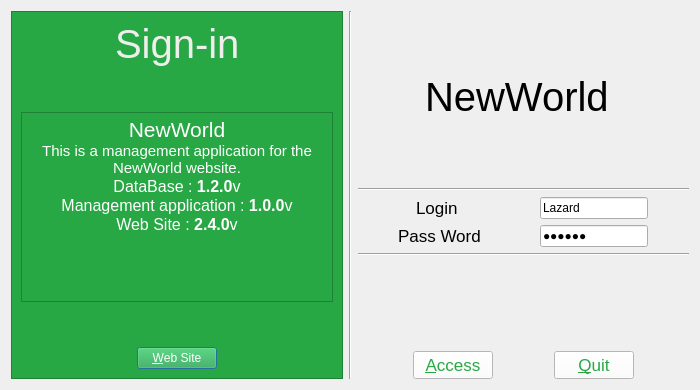
<?xml version="1.0" encoding="UTF-8"?>
<ui version="4.0">
 <class>DialogLogin</class>
 <widget class="QDialog" name="DialogLogin">
  <property name="geometry">
   <rect>
    <x>0</x>
    <y>0</y>
    <width>700</width>
    <height>390</height>
   </rect>
  </property>
  <property name="minimumSize">
   <size>
    <width>700</width>
    <height>390</height>
   </size>
  </property>
  <property name="maximumSize">
   <size>
    <width>700</width>
    <height>390</height>
   </size>
  </property>
  <property name="contextMenuPolicy">
   <enum>Qt::NoContextMenu</enum>
  </property>
  <property name="windowTitle">
   <string>Sign-in</string>
  </property>
  <layout class="QHBoxLayout" name="horizontalLayout_13">
   <item>
    <layout class="QHBoxLayout" name="horizontalLayout_11">
     <item>
      <widget class="QFrame" name="frame">
       <property name="styleSheet">
        <string notr="true">background-color: rgb(40, 167, 69);</string>
       </property>
       <property name="frameShape">
        <enum>QFrame::StyledPanel</enum>
       </property>
       <property name="frameShadow">
        <enum>QFrame::Raised</enum>
       </property>
       <layout class="QHBoxLayout" name="horizontalLayout_10">
        <item>
         <layout class="QVBoxLayout" name="verticalLayout_4">
          <item>
           <layout class="QHBoxLayout" name="horizontalLayout_8">
            <item>
             <spacer name="horizontalSpacer_11">
              <property name="orientation">
               <enum>Qt::Horizontal</enum>
              </property>
              <property name="sizeHint" stdset="0">
               <size>
                <width>40</width>
                <height>20</height>
               </size>
              </property>
             </spacer>
            </item>
            <item>
             <widget class="QLabel" name="label_3">
              <property name="font">
               <font>
                <pointsize>30</pointsize>
               </font>
              </property>
              <property name="styleSheet">
               <string notr="true">color: rgb(238, 238, 236);</string>
              </property>
              <property name="text">
               <string>Sign-in</string>
              </property>
             </widget>
            </item>
            <item>
             <spacer name="horizontalSpacer_12">
              <property name="orientation">
               <enum>Qt::Horizontal</enum>
              </property>
              <property name="sizeHint" stdset="0">
               <size>
                <width>40</width>
                <height>20</height>
               </size>
              </property>
             </spacer>
            </item>
           </layout>
          </item>
          <item>
           <spacer name="verticalSpacer_4">
            <property name="orientation">
             <enum>Qt::Vertical</enum>
            </property>
            <property name="sizeHint" stdset="0">
             <size>
              <width>20</width>
              <height>40</height>
             </size>
            </property>
           </spacer>
          </item>
          <item>
           <widget class="QTextEdit" name="textEditVersion">
            <property name="enabled">
             <bool>false</bool>
            </property>
            <property name="styleSheet">
             <string notr="true">color: rgb(255, 255, 255);</string>
            </property>
            <property name="html">
             <string>&lt;!DOCTYPE HTML PUBLIC &quot;-//W3C//DTD HTML 4.0//EN&quot; &quot;http://www.w3.org/TR/REC-html40/strict.dtd&quot;&gt;
&lt;html&gt;&lt;head&gt;&lt;meta name=&quot;qrichtext&quot; content=&quot;1&quot; /&gt;&lt;style type=&quot;text/css&quot;&gt;
p, li { white-space: pre-wrap; }
&lt;/style&gt;&lt;/head&gt;&lt;body style=&quot; font-family:'Cantarell'; font-size:11pt; font-weight:400; font-style:normal;&quot;&gt;
&lt;p align=&quot;center&quot; style=&quot; margin-top:0px; margin-bottom:0px; margin-left:0px; margin-right:0px; -qt-block-indent:0; text-indent:0px;&quot;&gt;&lt;span style=&quot; font-family:'Cantarell'; font-size:16pt;&quot;&gt;NewWorld&lt;/span&gt;&lt;/p&gt;
&lt;p align=&quot;center&quot; style=&quot; margin-top:0px; margin-bottom:0px; margin-left:0px; margin-right:0px; -qt-block-indent:0; text-indent:0px;&quot;&gt;&lt;span style=&quot; font-family:'Cantarell';&quot;&gt;This is a management application for the NewWorld website.&lt;/span&gt;&lt;/p&gt;
&lt;p align=&quot;center&quot; style=&quot; margin-top:0px; margin-bottom:0px; margin-left:0px; margin-right:0px; -qt-block-indent:0; text-indent:0px;&quot;&gt;&lt;span style=&quot; font-family:'Cantarell'; font-size:12pt;&quot;&gt;DataBase : &lt;/span&gt;&lt;span style=&quot; font-family:'Cantarell'; font-size:12pt; font-weight:600;&quot;&gt;1.2.0&lt;/span&gt;&lt;span style=&quot; font-family:'Cantarell'; font-size:12pt;&quot;&gt;v&lt;/span&gt;&lt;/p&gt;
&lt;p align=&quot;center&quot; style=&quot; margin-top:0px; margin-bottom:0px; margin-left:0px; margin-right:0px; -qt-block-indent:0; text-indent:0px;&quot;&gt;&lt;span style=&quot; font-family:'Cantarell'; font-size:12pt;&quot;&gt;Management application : &lt;/span&gt;&lt;span style=&quot; font-family:'Cantarell'; font-size:12pt; font-weight:600;&quot;&gt;1.0.0&lt;/span&gt;&lt;span style=&quot; font-family:'Cantarell'; font-size:12pt;&quot;&gt;v&lt;/span&gt;&lt;/p&gt;
&lt;p align=&quot;center&quot; style=&quot; margin-top:0px; margin-bottom:0px; margin-left:0px; margin-right:0px; -qt-block-indent:0; text-indent:0px;&quot;&gt;&lt;span style=&quot; font-family:'Cantarell'; font-size:12pt;&quot;&gt;Web Site : &lt;/span&gt;&lt;span style=&quot; font-family:'Cantarell'; font-size:12pt; font-weight:600;&quot;&gt;2.4.0&lt;/span&gt;&lt;span style=&quot; font-family:'Cantarell'; font-size:12pt;&quot;&gt;v&lt;/span&gt;&lt;/p&gt;
&lt;p align=&quot;center&quot; style=&quot;-qt-paragraph-type:empty; margin-top:0px; margin-bottom:0px; margin-left:0px; margin-right:0px; -qt-block-indent:0; text-indent:0px; font-family:'Cantarell';&quot;&gt;&lt;br /&gt;&lt;/p&gt;&lt;/body&gt;&lt;/html&gt;</string>
            </property>
           </widget>
          </item>
          <item>
           <spacer name="verticalSpacer_3">
            <property name="orientation">
             <enum>Qt::Vertical</enum>
            </property>
            <property name="sizeHint" stdset="0">
             <size>
              <width>20</width>
              <height>40</height>
             </size>
            </property>
           </spacer>
          </item>
          <item>
           <layout class="QHBoxLayout" name="horizontalLayout_7">
            <item>
             <spacer name="horizontalSpacer_13">
              <property name="orientation">
               <enum>Qt::Horizontal</enum>
              </property>
              <property name="sizeHint" stdset="0">
               <size>
                <width>40</width>
                <height>20</height>
               </size>
              </property>
             </spacer>
            </item>
            <item>
             <widget class="QPushButton" name="pushButtonWebSite">
              <property name="styleSheet">
               <string notr="true">color: rgb(255, 255, 255);
background-color: rgb(40, 167, 69);
border-color: rgb(255,255,255);</string>
              </property>
              <property name="text">
               <string>&amp;Web Site</string>
              </property>
             </widget>
            </item>
            <item>
             <spacer name="horizontalSpacer_10">
              <property name="orientation">
               <enum>Qt::Horizontal</enum>
              </property>
              <property name="sizeHint" stdset="0">
               <size>
                <width>40</width>
                <height>20</height>
               </size>
              </property>
             </spacer>
            </item>
           </layout>
          </item>
         </layout>
        </item>
       </layout>
      </widget>
     </item>
     <item>
      <widget class="Line" name="line_3">
       <property name="orientation">
        <enum>Qt::Vertical</enum>
       </property>
      </widget>
     </item>
     <item>
      <layout class="QVBoxLayout" name="verticalLayout_3">
       <item>
        <spacer name="verticalSpacer">
         <property name="orientation">
          <enum>Qt::Vertical</enum>
         </property>
         <property name="sizeHint" stdset="0">
          <size>
           <width>20</width>
           <height>40</height>
          </size>
         </property>
        </spacer>
       </item>
       <item>
        <layout class="QHBoxLayout" name="horizontalLayout_12">
         <item>
          <spacer name="horizontalSpacer_16">
           <property name="orientation">
            <enum>Qt::Horizontal</enum>
           </property>
           <property name="sizeHint" stdset="0">
            <size>
             <width>40</width>
             <height>20</height>
            </size>
           </property>
          </spacer>
         </item>
         <item>
          <widget class="QLabel" name="label_6">
           <property name="font">
            <font>
             <pointsize>30</pointsize>
            </font>
           </property>
           <property name="styleSheet">
            <string notr="true">color: rgb(0, 0, 0);</string>
           </property>
           <property name="text">
            <string>NewWorld</string>
           </property>
          </widget>
         </item>
         <item>
          <widget class="QLabel" name="label_7">
           <property name="enabled">
            <bool>true</bool>
           </property>
           <property name="maximumSize">
            <size>
             <width>50</width>
             <height>50</height>
            </size>
           </property>
           <property name="styleSheet">
            <string notr="true"/>
           </property>
           <property name="text">
            <string/>
           </property>
           <property name="pixmap">
            <pixmap resource="Pictures.qrc">:/PNG/Images/PNG/World.png</pixmap>
           </property>
           <property name="scaledContents">
            <bool>true</bool>
           </property>
          </widget>
         </item>
         <item>
          <spacer name="horizontalSpacer_17">
           <property name="orientation">
            <enum>Qt::Horizontal</enum>
           </property>
           <property name="sizeHint" stdset="0">
            <size>
             <width>40</width>
             <height>20</height>
            </size>
           </property>
          </spacer>
         </item>
        </layout>
       </item>
       <item>
        <spacer name="verticalSpacer_5">
         <property name="orientation">
          <enum>Qt::Vertical</enum>
         </property>
         <property name="sizeHint" stdset="0">
          <size>
           <width>20</width>
           <height>40</height>
          </size>
         </property>
        </spacer>
       </item>
       <item>
        <widget class="Line" name="line_2">
         <property name="orientation">
          <enum>Qt::Horizontal</enum>
         </property>
        </widget>
       </item>
       <item>
        <layout class="QHBoxLayout" name="horizontalLayout_6">
         <item>
          <layout class="QVBoxLayout" name="verticalLayout">
           <item>
            <layout class="QHBoxLayout" name="horizontalLayout_2">
             <item>
              <spacer name="horizontalSpacer_7">
               <property name="orientation">
                <enum>Qt::Horizontal</enum>
               </property>
               <property name="sizeHint" stdset="0">
                <size>
                 <width>40</width>
                 <height>20</height>
                </size>
               </property>
              </spacer>
             </item>
             <item>
              <widget class="QLabel" name="label">
               <property name="font">
                <font>
                 <pointsize>13</pointsize>
                </font>
               </property>
               <property name="text">
                <string>Login </string>
               </property>
              </widget>
             </item>
             <item>
              <spacer name="horizontalSpacer_6">
               <property name="orientation">
                <enum>Qt::Horizontal</enum>
               </property>
               <property name="sizeHint" stdset="0">
                <size>
                 <width>40</width>
                 <height>20</height>
                </size>
               </property>
              </spacer>
             </item>
            </layout>
           </item>
           <item>
            <layout class="QHBoxLayout" name="horizontalLayout_3">
             <item>
              <spacer name="horizontalSpacer_8">
               <property name="orientation">
                <enum>Qt::Horizontal</enum>
               </property>
               <property name="sizeHint" stdset="0">
                <size>
                 <width>40</width>
                 <height>20</height>
                </size>
               </property>
              </spacer>
             </item>
             <item>
              <widget class="QLabel" name="label_2">
               <property name="font">
                <font>
                 <pointsize>13</pointsize>
                </font>
               </property>
               <property name="text">
                <string>Pass Word</string>
               </property>
              </widget>
             </item>
             <item>
              <spacer name="horizontalSpacer_9">
               <property name="orientation">
                <enum>Qt::Horizontal</enum>
               </property>
               <property name="sizeHint" stdset="0">
                <size>
                 <width>40</width>
                 <height>20</height>
                </size>
               </property>
              </spacer>
             </item>
            </layout>
           </item>
          </layout>
         </item>
         <item>
          <layout class="QVBoxLayout" name="verticalLayout_2">
           <item>
            <layout class="QHBoxLayout" name="horizontalLayout_4">
             <item>
              <widget class="QLabel" name="label_4">
               <property name="enabled">
                <bool>true</bool>
               </property>
               <property name="maximumSize">
                <size>
                 <width>20</width>
                 <height>20</height>
                </size>
               </property>
               <property name="text">
                <string/>
               </property>
               <property name="pixmap">
                <pixmap resource="Pictures.qrc">:/PNG/Images/PNG/Login.png</pixmap>
               </property>
               <property name="scaledContents">
                <bool>true</bool>
               </property>
              </widget>
             </item>
             <item>
              <widget class="QLineEdit" name="lineEditLogin">
               <property name="text">
                <string>Lazard</string>
               </property>
              </widget>
             </item>
             <item>
              <spacer name="horizontalSpacer">
               <property name="orientation">
                <enum>Qt::Horizontal</enum>
               </property>
               <property name="sizeHint" stdset="0">
                <size>
                 <width>40</width>
                 <height>20</height>
                </size>
               </property>
              </spacer>
             </item>
            </layout>
           </item>
           <item>
            <layout class="QHBoxLayout" name="horizontalLayout_5">
             <item>
              <widget class="QLabel" name="label_5">
               <property name="maximumSize">
                <size>
                 <width>20</width>
                 <height>20</height>
                </size>
               </property>
               <property name="text">
                <string/>
               </property>
               <property name="pixmap">
                <pixmap resource="Pictures.qrc">:/PNG/Images/PNG/Password.png</pixmap>
               </property>
               <property name="scaledContents">
                <bool>true</bool>
               </property>
              </widget>
             </item>
             <item>
              <widget class="QLineEdit" name="lineEditPassWord">
               <property name="text">
                <string>lizard</string>
               </property>
               <property name="echoMode">
                <enum>QLineEdit::Password</enum>
               </property>
              </widget>
             </item>
             <item>
              <spacer name="horizontalSpacer_2">
               <property name="orientation">
                <enum>Qt::Horizontal</enum>
               </property>
               <property name="sizeHint" stdset="0">
                <size>
                 <width>40</width>
                 <height>20</height>
                </size>
               </property>
              </spacer>
             </item>
            </layout>
           </item>
          </layout>
         </item>
        </layout>
       </item>
       <item>
        <widget class="Line" name="line">
         <property name="orientation">
          <enum>Qt::Horizontal</enum>
         </property>
        </widget>
       </item>
       <item>
        <layout class="QHBoxLayout" name="horizontalLayout_9">
         <item>
          <spacer name="horizontalSpacer_14">
           <property name="orientation">
            <enum>Qt::Horizontal</enum>
           </property>
           <property name="sizeHint" stdset="0">
            <size>
             <width>40</width>
             <height>20</height>
            </size>
           </property>
          </spacer>
         </item>
         <item>
          <widget class="QLabel" name="labelError">
           <property name="text">
            <string/>
           </property>
          </widget>
         </item>
         <item>
          <spacer name="horizontalSpacer_15">
           <property name="orientation">
            <enum>Qt::Horizontal</enum>
           </property>
           <property name="sizeHint" stdset="0">
            <size>
             <width>40</width>
             <height>20</height>
            </size>
           </property>
          </spacer>
         </item>
        </layout>
       </item>
       <item>
        <spacer name="verticalSpacer_2">
         <property name="orientation">
          <enum>Qt::Vertical</enum>
         </property>
         <property name="sizeHint" stdset="0">
          <size>
           <width>20</width>
           <height>40</height>
          </size>
         </property>
        </spacer>
       </item>
       <item>
        <layout class="QHBoxLayout" name="horizontalLayout">
         <item>
          <spacer name="horizontalSpacer_3">
           <property name="orientation">
            <enum>Qt::Horizontal</enum>
           </property>
           <property name="sizeHint" stdset="0">
            <size>
             <width>40</width>
             <height>20</height>
            </size>
           </property>
          </spacer>
         </item>
         <item>
          <widget class="QPushButton" name="pushButtonAccess">
           <property name="font">
            <font>
             <pointsize>13</pointsize>
            </font>
           </property>
           <property name="styleSheet">
            <string notr="true">color: rgb(40, 167, 69);
background-color: rgb(255, 255, 255);
border-color: rgb(40, 167, 69);</string>
           </property>
           <property name="text">
            <string>&amp;Access</string>
           </property>
           <property name="icon">
            <iconset resource="Pictures.qrc">
             <normaloff>:/PNG/Images/PNG/In.png</normaloff>:/PNG/Images/PNG/In.png</iconset>
           </property>
          </widget>
         </item>
         <item>
          <spacer name="horizontalSpacer_5">
           <property name="orientation">
            <enum>Qt::Horizontal</enum>
           </property>
           <property name="sizeHint" stdset="0">
            <size>
             <width>40</width>
             <height>20</height>
            </size>
           </property>
          </spacer>
         </item>
         <item>
          <widget class="QPushButton" name="pushButtonQuit">
           <property name="font">
            <font>
             <pointsize>13</pointsize>
            </font>
           </property>
           <property name="styleSheet">
            <string notr="true">color: rgb(40, 167, 69);
background-color: rgb(255, 255, 255);
border-color: rgb(40, 167, 69);</string>
           </property>
           <property name="text">
            <string>&amp;Quit</string>
           </property>
          </widget>
         </item>
         <item>
          <spacer name="horizontalSpacer_4">
           <property name="orientation">
            <enum>Qt::Horizontal</enum>
           </property>
           <property name="sizeHint" stdset="0">
            <size>
             <width>40</width>
             <height>20</height>
            </size>
           </property>
          </spacer>
         </item>
        </layout>
       </item>
      </layout>
     </item>
    </layout>
   </item>
  </layout>
 </widget>
 <tabstops>
  <tabstop>lineEditLogin</tabstop>
  <tabstop>lineEditPassWord</tabstop>
  <tabstop>pushButtonAccess</tabstop>
  <tabstop>pushButtonQuit</tabstop>
  <tabstop>textEditVersion</tabstop>
  <tabstop>pushButtonWebSite</tabstop>
 </tabstops>
 <resources>
  <include location="Pictures.qrc"/>
 </resources>
 <connections/>
</ui>
